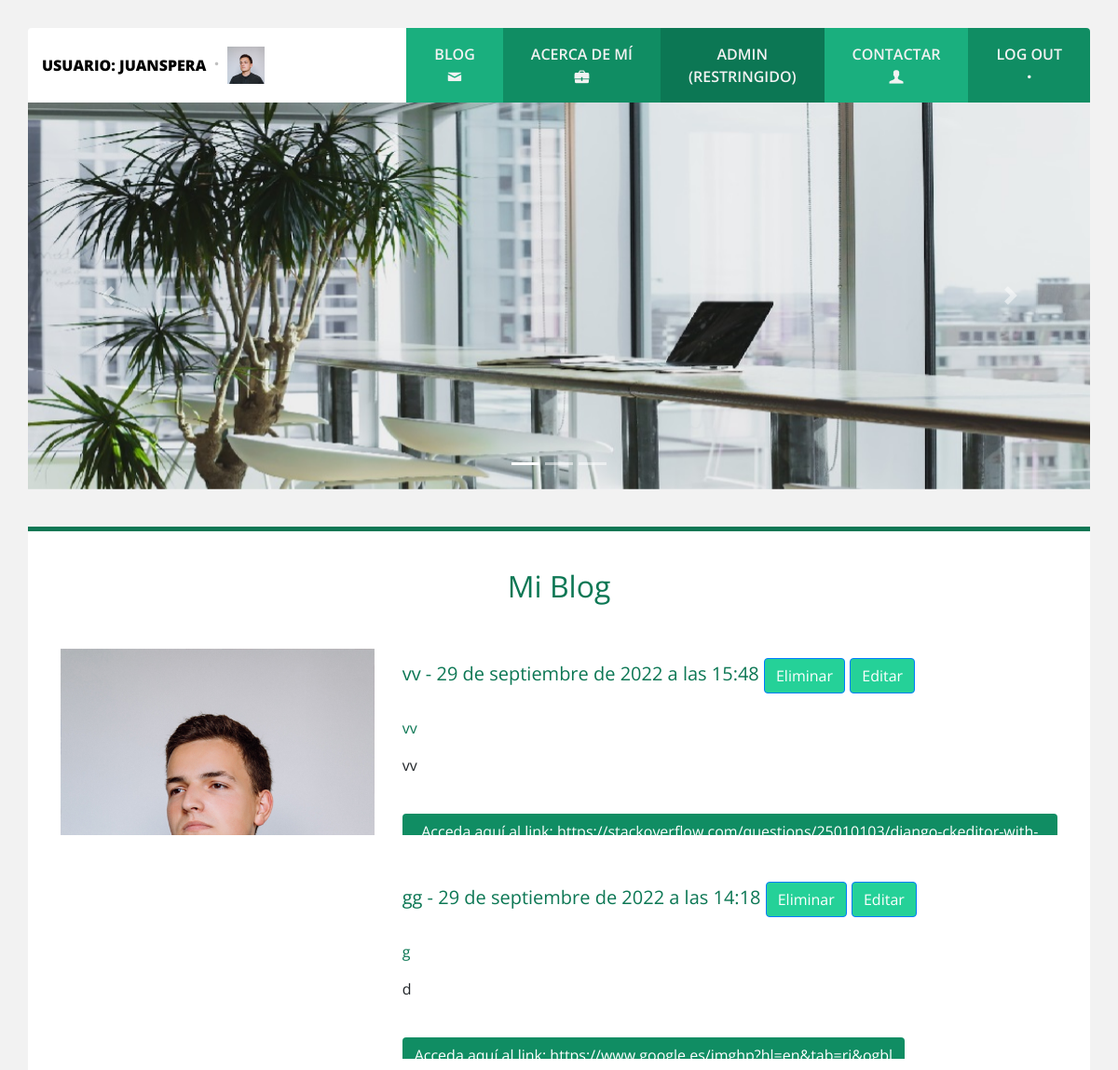
The page /blog_admin/ (signed in, upper part) on the database as committed earlier.
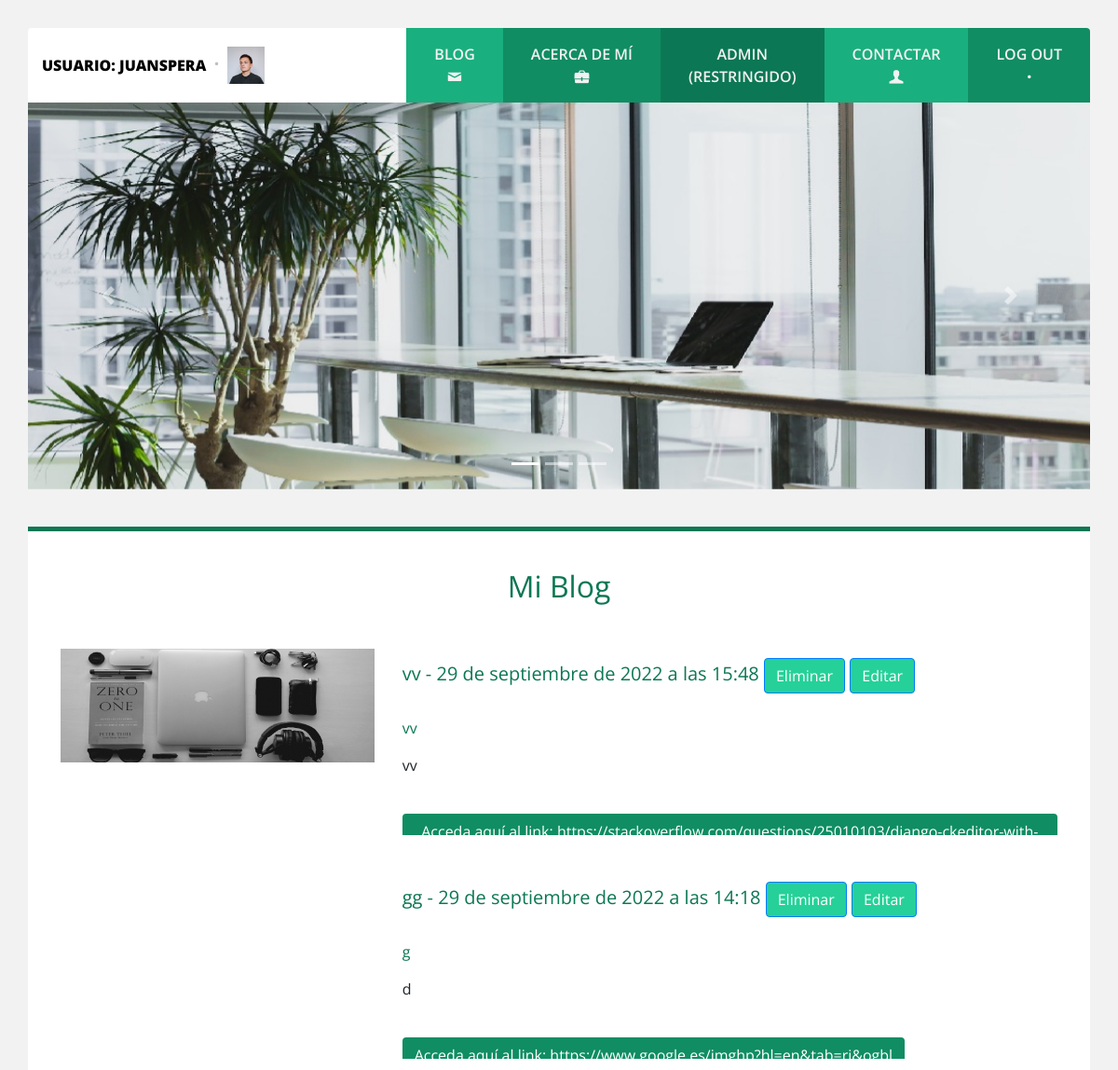
The same page on the database as committed later.
### portfolio/models.py (models this page shows, shortened)
class Project (models.Model):
    title = models.CharField(max_length=200, verbose_name='Título')
    subtitle = models.CharField(max_length=200, verbose_name='Subtítulo',null=True, blank=True)
    description = RichTextField(verbose_name='Comentario')
    image = models.ImageField(verbose_name='Imagen', upload_to="Blog", null=True, blank=True)
    link = models.URLField(null=True, blank=True, verbose_name="Link")
    created = models.DateTimeField(auto_now_add=True, verbose_name='Fecha de creación')
    updated = models.DateTimeField(auto_now=True, verbose_name='Fecha de Edición')
    class Meta:
        verbose_name = 'Comentario'
        verbose_name_plural = 'Comentarios'
        ordering = ["-created"]

### portfolio/views.py (the view)
# urls.py: path('blog_admin/',views.portfolio_admin, name='portfolio_admin'),
@user_passes_test(lambda u: u.is_superuser)
def portfolio_admin(request):
    projects = Project.objects.all()
    return render(request, 'portfolio/portfolio_admin.html', {'projects':projects})

### portfolio/templates/portfolio/portfolio_admin.html (shortened to what this page needs)
{% extends 'core/base.html' %}
{% load static %}
{% block slider %}
<div class="row slider">
    <div class="col">
        <div class="carousel slide" id="slider" data-ride="carousel">
            <ol class="carousel-indicators">
                <li data-target="#slider" data-slide-to="0" class="active"></li>
                <li data-target="#slider" data-slide-to="1"></li>
                <li data-target="#slider" data-slide-to="2"></li>
            </ol>
            <div class="carousel-inner">
                <div class="carousel-item active">
                    <img src="{% static 'core/img/slide1.jpg' %}" class="d-block w-100" alt="Slide#1">
                </div>
            </div>
            <a class="carousel-control-prev" href="#slider" role="button" data-slide="prev">
                <span class="carousel-control-prev-icon" aria-hidden="true"></span>
            </a>
            <a class="carousel-control-next" href="#slider" role="button" data-slide="next">
                <span class="carousel-control-next-icon" aria-hidden="true"></span>
            </a>
        </div>
    </div>
</div>
{% endblock %}
{% block content %}
<main>
    <div class="container">
        <div class="row contenedor">
            <div class="col">
                <h2 class="titulo">Mi Blog</h2>
                <div class="row projects justify-content-center">
                {% for project in projects %}
                    <div class="content-project col-12 col-lg-4 col-md-4">
                        <a href="" data-toggle="modal" data-target="#modal">
                            {% if project.image %}
                            <img src="{{ project.image.url}}" class="img-fluid" alt="...">
                            {% endif %}
                        </a>
                    </div>
                    <div class="content-project col-12 col-lg-8 col-md-8">
                        <h5 class="title-project">{{project.title}} - {{project.created}} <a class="btn btn-primary" href="{% url 'EliminarPost' project.id %}">Eliminar</a> <a class="btn btn-primary" href="{% url 'EditarPost' project.id %}"> Editar</a></h5>
                        {% if project.subtitle %}
                        <h6 class="title-project">{{project.subtitle}}</h6>
                        {% endif %}
                        <body>{{project.description|safe}}</body>
                        <br>
                        {% if project.link %}
                        <a href="{{project.link}}" class="btn link-project">Acceda aquí al link: {{project.link}}</a>
                        {% endif %}
                    </div>
                {% endfor %}
                </div>
            </div>
        </div>
    </div>
</main>
{% endblock %}

Rows that differ between the two databases and show on the page:
changed Project "vv": image: a different picture
